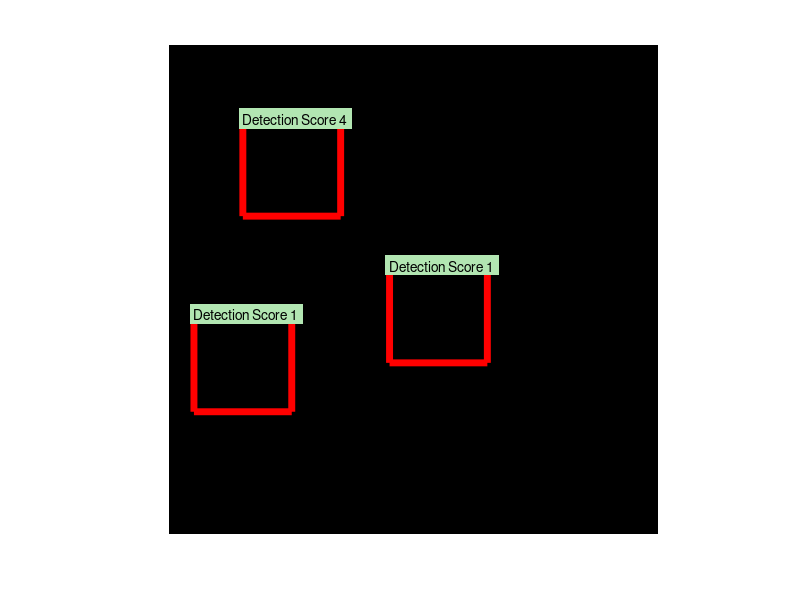

Write the MATLAB code that produced this figure.
function fl_detectBox(img, I, detSize, numDet, VIS)


if( nargin < 1 )
    clear; close all; clc;
    I = zeros(10,10);
    img = I;
    I(2:4,2:4) = 1;
    I(6,6) = 1;
    I(7,1) = 1;
    detSize = 3;
    numDet = 3;
    VIS = true;
end

if(VIS)
    figure(1);
    imshow( uint8(img) ); %subplot(211); imagesc(intImage); subplot(212); imagesc(I);
    hold on;
end

resBoxes = [];
for detIter = 1:numDet
    intImage = integralImage(I);
    [noRows noCols noSlices] = size(intImage);
    detMask = zeros( size(intImage,1), size(intImage,2) );
    detMask(1:noRows-detSize, 1:noCols-detSize) = 1;
    [startI startJ] = find(detMask == 1 );
    detCandidates = [startI startJ startI+detSize-1 startJ+detSize-1];
    detScores = intImage( sub2ind([noRows noCols], detCandidates(:,3), detCandidates(:,4)) ) + ...
        intImage( sub2ind([noRows noCols], detCandidates(:,1), detCandidates(:,2)) ) - ...
        intImage( sub2ind([noRows noCols], detCandidates(:,1), detCandidates(:,4)) ) - ...
        intImage( sub2ind([noRows noCols], detCandidates(:,3), detCandidates(:,2)) );
    detImage = reshape(detScores, [noRows-detSize noCols-detSize]);
    
    [maxVal idx] = max(detScores);
    resBoxes = [resBoxes; detCandidates( idx, :)];
    I( resBoxes(end,1):resBoxes(end,3), resBoxes(end,2):resBoxes(end,4) ) = 0;
    
    iStart = resBoxes(end,1); iEnd = resBoxes(end,3);
    jStart = resBoxes(end,2); jEnd = resBoxes(end,4);
    if( VIS )
        rectangle('Position', [jStart iStart jEnd-jStart iEnd-iStart], 'LineWidth', 5, 'EdgeColor', [1 0 0] );
        text(jStart, iStart, ['Detection Score ' num2str(detScores(idx))], 'HorizontalAlignment','left', 'BackgroundColor',[.7 .9 .7]);
    end
end
return;
%nmMask = double( detImage > imdilate(detImage, [1 1 1; 1 0 1; 1 1 1]) );
%detImage = nmMask .* detImage; detScores = detImage(:);
%[maxCand idx] = sort(detScores, 'descend');

function intImage = integralImage(I)
%integralImage Compute integral image.
%   J = integralImage(I) computes integral image of an intensity image I.
%   The output integral image, J, is zero padded on top and left, resulting
%   in size(J) = size(I) + 1. This facilitates easy computation of pixel
%   sums along all image boundaries. Integral image, J, is essentially
%   a padded version of CUMSUM(CUMSUM(I)).
%
%   Class Support
%   -------------
%   Intensity image I can be any numeric class. The class of output
%   integral image, J, is double.
%
%   Example
%   -------
%   % Compute the integral image and use it to compute sum of pixels
%   % over a rectangular region in I.
%   I = magic(5)
%
%   % define rectangular region as
%   % [startingRow, startingColumn, endingRow, endingColumn]
%   [sR sC eR eC] = deal(1, 3, 2, 4);
%
%   % compute the sum over the region using the integral image
%   J = integralImage(I);
%   regionSum = J(eR+1,eC+1) - J(eR+1,sC) - J(sR,eC+1) + J(sR,sC)
%
%   See also integralFilter, CUMSUM

%   Copyright 2010 The MathWorks, Inc.
%   $Revision: 1.1.6.1 $  $Date: 2011/10/31 06:52:39 $

%   References:
%      P.A. Viola and M.J. Jones. Rapid object detection using boosted
%      cascade of simple features. In CVPR (1), pages 511-518, 2001.
%
%#codegen
%#ok<*EMCLS>
%#ok<*EMCA>

validateattributes(I, {'numeric','logical'}, {'2d', 'nonsparse', 'real'},...
    'integralImage', 'I');

if ~isempty(I)
    outputSize = size(I) + 1;
    
    intImage = zeros(outputSize);
    intImage(2:end, 2:end) = cumsum(cumsum(double(I),1),2);
else
    intImage = [];
end

